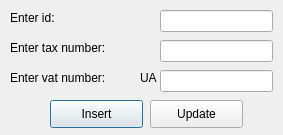
<?xml version="1.0" encoding="UTF-8"?>
<ui version="4.0">
 <class>legal_insert</class>
 <widget class="QDialog" name="legal_insert">
  <property name="geometry">
   <rect>
    <x>0</x>
    <y>0</y>
    <width>283</width>
    <height>135</height>
   </rect>
  </property>
  <property name="windowTitle">
   <string>Insert to legal supplier</string>
  </property>
  <widget class="QLabel" name="label">
   <property name="geometry">
    <rect>
     <x>10</x>
     <y>10</y>
     <width>111</width>
     <height>16</height>
    </rect>
   </property>
   <property name="text">
    <string>Enter id:</string>
   </property>
  </widget>
  <widget class="QLabel" name="label_2">
   <property name="geometry">
    <rect>
     <x>10</x>
     <y>40</y>
     <width>151</width>
     <height>16</height>
    </rect>
   </property>
   <property name="text">
    <string>Enter tax number:</string>
   </property>
  </widget>
  <widget class="QLabel" name="label_3">
   <property name="geometry">
    <rect>
     <x>10</x>
     <y>70</y>
     <width>111</width>
     <height>16</height>
    </rect>
   </property>
   <property name="text">
    <string>Enter vat number:</string>
   </property>
  </widget>
  <widget class="QLineEdit" name="lineEdit_legal_id">
   <property name="geometry">
    <rect>
     <x>160</x>
     <y>10</y>
     <width>113</width>
     <height>22</height>
    </rect>
   </property>
  </widget>
  <widget class="QLineEdit" name="lineEdit_legal_tax">
   <property name="geometry">
    <rect>
     <x>160</x>
     <y>40</y>
     <width>113</width>
     <height>22</height>
    </rect>
   </property>
  </widget>
  <widget class="QLineEdit" name="lineEdit_legal_vat">
   <property name="geometry">
    <rect>
     <x>160</x>
     <y>70</y>
     <width>113</width>
     <height>22</height>
    </rect>
   </property>
  </widget>
  <widget class="QPushButton" name="pushButton_legal_insert">
   <property name="geometry">
    <rect>
     <x>50</x>
     <y>100</y>
     <width>93</width>
     <height>28</height>
    </rect>
   </property>
   <property name="text">
    <string>Insert</string>
   </property>
  </widget>
  <widget class="QPushButton" name="pushButton_legal_update">
   <property name="geometry">
    <rect>
     <x>150</x>
     <y>100</y>
     <width>93</width>
     <height>28</height>
    </rect>
   </property>
   <property name="text">
    <string>Update</string>
   </property>
  </widget>
  <widget class="QLabel" name="label_4">
   <property name="geometry">
    <rect>
     <x>140</x>
     <y>70</y>
     <width>21</width>
     <height>16</height>
    </rect>
   </property>
   <property name="text">
    <string>UA</string>
   </property>
  </widget>
 </widget>
 <resources/>
 <connections/>
</ui>
